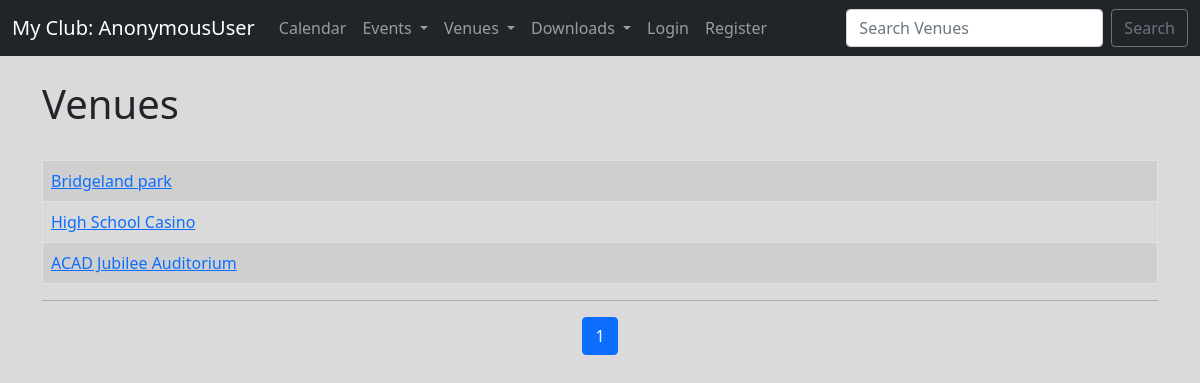
/venues/, run on an earlier commit of the app's database.
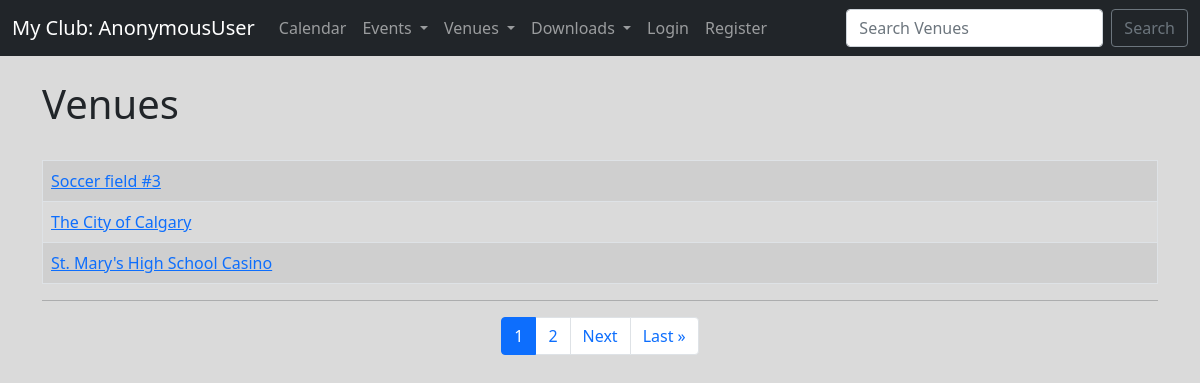
And on a later commit of the database.
### events/models.py (models this page shows)
class Venue(models.Model):
    name            = models.CharField('Venue Name', max_length=120)
    address         = models.CharField(max_length=300)
    zip_code        = models.CharField('Zip Code', max_length=12)
    phone           = models.CharField('Contact Phone', max_length=25, blank=True)
    web             = models.URLField('Website Address', blank=True)
    email_address   = models.EmailField('Email', blank=True)
    owner           = models.IntegerField('Venue Owner', blank=False, default=1)     # associates with user_id
    def __str__(self):
        return self.name

### events/views.py (the view)
# urls.py: path('venues/', views.list_venues, name='list-venues'),
def list_venues(request):
    p = Paginator(Venue.objects.all(), 3)
    page = request.GET.get('page')
    venues = p.get_page(page)
    page_range = range(1, venues.paginator.num_pages + 1)
    return render(request, 'events/venues.html', {'venues': venues,'page_range': page_range})

### events/templates/events/venues.html (shortened to what this page needs)
{% extends 'base.html' %}
{% block content %}
    <h1>Venues</h1>
    <br>
    <table class="table table-striped table-hover table-bordered">
        {% for venue in venues %}
        <tr>
            <td>
                <a href="{% url 'events:show-venue' venue.id %}">{{ venue }}</a>
            </td>
        </tr>
        {% endfor %}
    </table>
    <hr>
    <nav aria-label="Page navigation example">
        <ul class="pagination justify-content-center">
            {% for i in page_range %}
                <li class="page-item {% if i == venues.number %}active{% endif %}">
                    <a class="page-link" href="?page={{ i }}">{{ i }}</a>
                </li>
            {% endfor %}
            {% if venues.has_next %}
                <li class="page-item"><a class="page-link" href="?page={{ venues.next_page_number }}">Next</a></li>
                <li class="page-item"><a class="page-link" href="?page={{ venues.paginator.num_pages }}">Last &raquo;</a></li>
            {% endif %}
        </ul>
    </nav>
{% endblock %}

What changed in the data, as far as the page shows it:
removed Venue: name "ACAD Jubilee Auditorium"
changed Venue: name "Bridgeland park" → "Soccer field #3"
added Venue: name "The City of Calgary"
changed Venue: name "High School Casino" → "St. Mary's High School Casino"
Also different on the page:
new list line: "2"
text now shown: "Next Last »"
